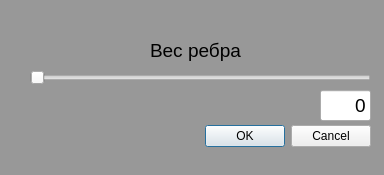
<?xml version="1.0" encoding="UTF-8"?>
<ui version="4.0">
 <class>MakeEdgeWidget</class>
 <widget class="QDialog" name="MakeEdgeWidget">
  <property name="geometry">
   <rect>
    <x>0</x>
    <y>0</y>
    <width>384</width>
    <height>175</height>
   </rect>
  </property>
  <property name="windowTitle">
   <string>Dialog</string>
  </property>
  <property name="styleSheet">
   <string notr="true">#MakeEdgeWidget {
background-color: rgb(152, 152, 152)
}</string>
  </property>
  <widget class="QDialogButtonBox" name="buttonBox">
   <property name="geometry">
    <rect>
     <x>30</x>
     <y>120</y>
     <width>341</width>
     <height>32</height>
    </rect>
   </property>
   <property name="orientation">
    <enum>Qt::Horizontal</enum>
   </property>
   <property name="standardButtons">
    <set>QDialogButtonBox::Cancel|QDialogButtonBox::Ok</set>
   </property>
  </widget>
  <widget class="QSlider" name="weightSlider">
   <property name="geometry">
    <rect>
     <x>30</x>
     <y>70</y>
     <width>341</width>
     <height>16</height>
    </rect>
   </property>
   <property name="orientation">
    <enum>Qt::Horizontal</enum>
   </property>
  </widget>
  <widget class="QLabel" name="label">
   <property name="geometry">
    <rect>
     <x>150</x>
     <y>40</y>
     <width>91</width>
     <height>21</height>
    </rect>
   </property>
   <property name="font">
    <font>
     <pointsize>14</pointsize>
    </font>
   </property>
   <property name="text">
    <string>Вес ребра</string>
   </property>
  </widget>
  <widget class="QLineEdit" name="weightLine">
   <property name="geometry">
    <rect>
     <x>320</x>
     <y>90</y>
     <width>51</width>
     <height>31</height>
    </rect>
   </property>
   <property name="font">
    <font>
     <pointsize>14</pointsize>
    </font>
   </property>
   <property name="text">
    <string>0</string>
   </property>
   <property name="alignment">
    <set>Qt::AlignRight|Qt::AlignTrailing|Qt::AlignVCenter</set>
   </property>
  </widget>
 </widget>
 <tabstops>
  <tabstop>weightLine</tabstop>
  <tabstop>weightSlider</tabstop>
 </tabstops>
 <resources/>
 <connections>
  <connection>
   <sender>buttonBox</sender>
   <signal>accepted()</signal>
   <receiver>MakeEdgeWidget</receiver>
   <slot>accept()</slot>
   <hints>
    <hint type="sourcelabel">
     <x>248</x>
     <y>254</y>
    </hint>
    <hint type="destinationlabel">
     <x>157</x>
     <y>274</y>
    </hint>
   </hints>
  </connection>
  <connection>
   <sender>buttonBox</sender>
   <signal>rejected()</signal>
   <receiver>MakeEdgeWidget</receiver>
   <slot>reject()</slot>
   <hints>
    <hint type="sourcelabel">
     <x>316</x>
     <y>260</y>
    </hint>
    <hint type="destinationlabel">
     <x>286</x>
     <y>274</y>
    </hint>
   </hints>
  </connection>
 </connections>
</ui>
